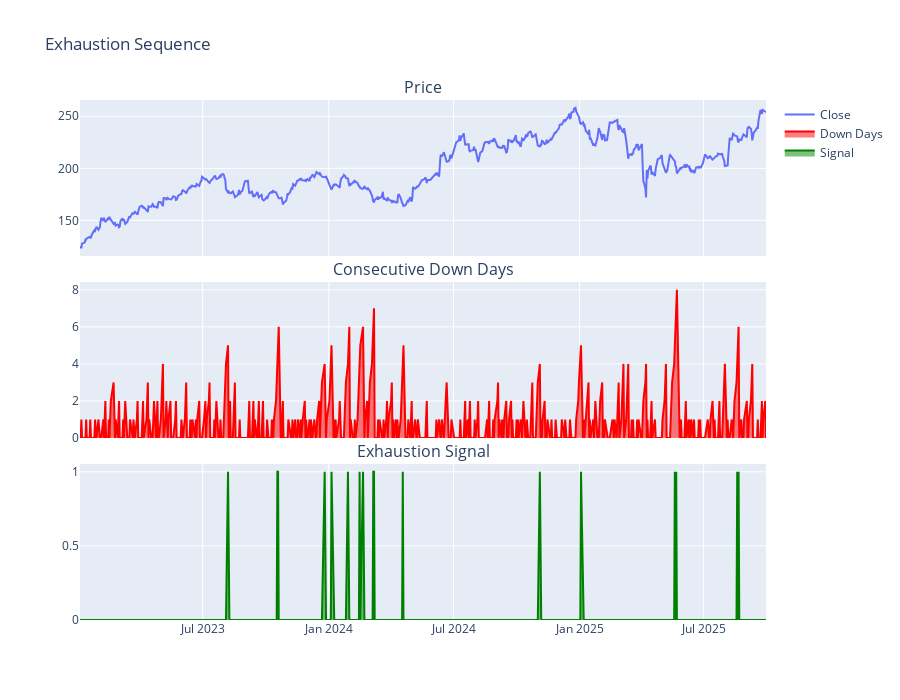

Notebook source saved alongside this figure:
### Markdown cell above
## 5. Exhaustion Sequence

Many consecutive down days BUT slowing drops = exhaustion = bottom near. Tracks consecutive negative days and whether selling is decelerating.

### Code cell
df = detect_exhaustion_sequence(df)

fig = make_subplots(
    rows=3,
    cols=1,
    shared_xaxes=True,
    vertical_spacing=0.05,
    subplot_titles=("Price", "Consecutive Down Days", "Exhaustion Signal"),
)

fig.add_trace(go.Scatter(x=df["date"], y=df["close"], name="Close"), row=1, col=1)
fig.add_trace(
    go.Scatter(x=df["date"], y=df["consecutive_down_days"], name="Down Days", fill="tozeroy", line={"color": "red"}),
    row=2,
    col=1,
)
fig.add_trace(
    go.Scatter(x=df["date"], y=df["exhaustion_signal"], name="Signal", fill="tozeroy", line={"color": "green"}),
    row=3,
    col=1,
)

fig.update_layout(height=700, title_text="Exhaustion Sequence")
fig.show()

### Figure 1 — Plotly figure (JSON) as saved in the notebook; plotly's stock layout.template omitted (floating-point values rounded to 4 significant figures; data arrays with more than 128 entries replaced by an {"elided": "..."} marker saying what was removed)
{"data": [{"name": "Close", "type": "scatter", "x": {"elided": "688 str values"}, "xaxis": "x", "y": {"elided": "688 float values"}, "yaxis": "y"}, {"fill": "tozeroy", "line": {"color": "red"}, "name": "Down Days", "type": "scatter", "x": {"elided": "688 str values"}, "xaxis": "x2", "y": {"elided": "688 int values"}, "yaxis": "y2"}, {"fill": "tozeroy", "line": {"color": "green"}, "name": "Signal", "type": "scatter", "x": {"elided": "688 str values"}, "xaxis": "x3", "y": {"elided": "688 int values"}, "yaxis": "y3"}], "layout": {"annotations": [{"font": {"size": 16}, "showarrow": false, "text": "Price", "x": 0.5, "xanchor": "center", "xref": "paper", "y": 1, "yanchor": "bottom", "yref": "paper"}, {"font": {"size": 16}, "showarrow": false, "text": "Consecutive Down Days", "x": 0.5, "xanchor": "center", "xref": "paper", "y": 0.65, "yanchor": "bottom", "yref": "paper"}, {"font": {"size": 16}, "showarrow": false, "text": "Exhaustion Signal", "x": 0.5, "xanchor": "center", "xref": "paper", "y": 0.3, "yanchor": "bottom", "yref": "paper"}], "height": 700, "title": {"text": "Exhaustion Sequence"}, "xaxis": {"anchor": "y", "domain": [0, 1], "matches": "x3", "showticklabels": false}, "xaxis2": {"anchor": "y2", "domain": [0, 1], "matches": "x3", "showticklabels": false}, "xaxis3": {"anchor": "y3", "domain": [0, 1]}, "yaxis": {"anchor": "x", "domain": [0.7, 1]}, "yaxis2": {"anchor": "x2", "domain": [0.35, 0.65]}, "yaxis3": {"anchor": "x3", "domain": [0, 0.3]}}}
